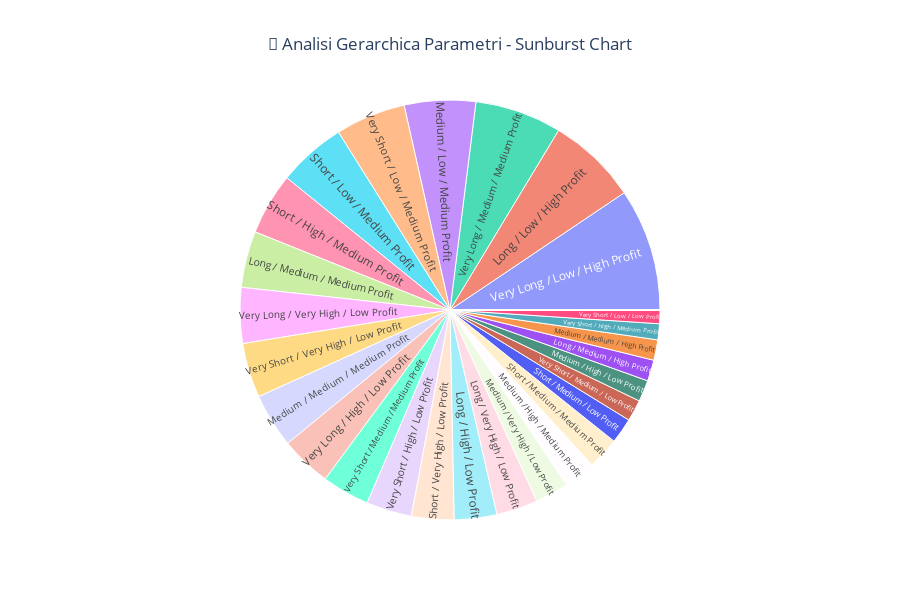

The notebook cell saved with this chart:
### Code cell
# 4. Modern Interactive Visualizations with Plotly
print("🚀 CREAZIONE GRAFICI INTERATTIVI MODERNI...")

# Interactive Sunburst Chart for Parameter Analysis
df_sunburst = df.copy()
df_sunburst['BB_Period_Range'] = pd.cut(df_sunburst['BBPeriod'], bins=5, labels=['Very Short', 'Short', 'Medium', 'Long', 'Very Long'])
df_sunburst['BB_Dev_Range'] = pd.cut(df_sunburst['BBDeviation'], bins=4, labels=['Low', 'Medium', 'High', 'Very High'])
df_sunburst['Profit_Category'] = pd.cut(df_sunburst['Profit'], bins=3, labels=['Low Profit', 'Medium Profit', 'High Profit'])

sunburst_data = df_sunburst.groupby(['BB_Period_Range', 'BB_Dev_Range', 'Profit_Category']).agg({
    'Profit': 'sum',
    'Trades': 'sum'
}).reset_index()

fig_sunburst = go.Figure(go.Sunburst(
    labels=sunburst_data['BB_Period_Range'].astype(str) + ' / ' + sunburst_data['BB_Dev_Range'].astype(str) + ' / ' + sunburst_data['Profit_Category'].astype(str),
    parents=[''] * len(sunburst_data),
    values=sunburst_data['Profit'],
    branchvalues="total",
    hovertemplate='<b>%{label}</b><br>Profit: $%{value:.2f}<extra></extra>',
    maxdepth=3,
))

fig_sunburst.update_layout(
    title="🌟 Analisi Gerarchica Parametri - Sunburst Chart",
    title_x=0.5,
    height=600
)
fig_sunburst.show()

### Figure 1 — Plotly figure (JSON) as saved in the notebook; plotly's stock layout.template omitted (floating-point values rounded to 4 significant figures)
{"data": [{"branchvalues": "total", "hovertemplate": "<b>%{label}</b><br>Profit: $%{value:.2f}<extra></extra>", "labels": ["Very Short / Low / Low Profit", "Very Short / Low / Medium Profit", "Very Short / Low / High Profit", "Very Short / Medium / Low Profit", "Very Short / Medium / Medium Profit", "Very Short / Medium / High Profit", "Very Short / High / Low Profit", "Very Short / High / Medium Profit", "Very Short / High / High Profit", "Very Short / Very High / Low Profit", "Very Short / Very High / Medium Profit", "Very Short / Very High / High Profit", "Short / Low / Low Profit", "Short / Low / Medium Profit", "Short / Low / High Profit", "Short / Medium / Low Profit", "Short / Medium / Medium Profit", "Short / Medium / High Profit", "Short / High / Low Profit", "Short / High / Medium Profit", "Short / High / High Profit", "Short / Very High / Low Profit", "Short / Very High / Medium Profit", "Short / Very High / High Profit", "Medium / Low / Low Profit", "Medium / Low / Medium Profit", "Medium / Low / High Profit", "Medium / Medium / Low Profit", "Medium / Medium / Medium Profit", "Medium / Medium / High Profit", "Medium / High / Low Profit", "Medium / High / Medium Profit", "Medium / High / High Profit", "Medium / Very High / Low Profit", "Medium / Very High / Medium Profit", "Medium / Very High / High Profit", "Long / Low / Low Profit", "Long / Low / Medium Profit", "Long / Low / High Profit", "Long / Medium / Low Profit", "Long / Medium / Medium Profit", "Long / Medium / High Profit", "Long / High / Low Profit", "Long / High / Medium Profit", "Long / High / High Profit", "Long / Very High / Low Profit", "Long / Very High / Medium Profit", "Long / Very High / High Profit", "Very Long / Low / Low Profit", "Very Long / Low / Medium Profit", "Very Long / Low / High Profit", "Very Long / Medium / Low Profit", "Very Long / Medium / Medium Profit", "Very Long / Medium / High Profit", "Very Long / High / Low Profit", "Very Long / High / Medium Profit", "Very Long / High / High Profit", "Very Long / Very High / Low Profit", "Very Long / Very High / Medium Profit", "Very Long / Very High / High Profit"], "maxdepth": 3, "parents": ["", "", "", "", "", "", "", "", "", "", "", "", "", "", "", "", "", "", "", "", "", "", "", "", "", "", "", "", "", "", "", "", "", "", "", "", "", "", "", "", "", "", "", "", "", "", "", "", "", "", "", "", "", "", "", "", "", "", "", ""], "type": "sunburst", "values": [759.3, 3926.0, 0.0, 1202.0, 2658.0, 0.0, 2542.0, 892.0, 0.0, 3054.0, 0.0, 0.0, 0.0, 3808.0, 0.0, 1420.0, 1775.0, 0.0, 0.0, 3461.0, 0.0, 2381.0, 0.0, 0.0, 0.0, 3983.0, 0.0, 0.0, 3035.0, 1143.0, 1197.0, 1797.0, 0.0, 1856.0, 0.0, 0.0, 0.0, 0.0, 5023.0, 0.0, 3150.0, 1180.0, 2378.0, 0.0, 0.0, 2313.0, 0.0, 0.0, 0.0, 0.0, 6842.0, 0.0, 4847.0, 0.0, 2853.0, 0.0, 0.0, 3111.0, 0.0, 0.0]}], "layout": {"height": 600, "title": {"text": "🌟 Analisi Gerarchica Parametri - Sunburst Chart", "x": 0.5}}}
